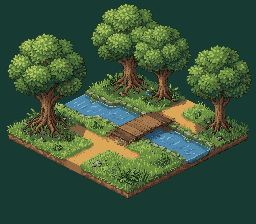
#> input picture examples/mossbend/art/scene-second.png, 256 x 224 px
$ python extract-layers.py
#> lines starting #> are read from the running program, lines starting #| are printed output that depends on the picture; after the words box and inside, x2 and y2 are one past the last pixel; in counts of white or black regions, pixels touching at a corner belong together
"""Extract measured original-image pixels. Polygons are manual authoring work.

No independent tree regeneration. Two additional instances intentionally reuse
these newly generated host-owned trees; record that the whole-image model omitted them.
"""
from pathlib import Path
from PIL import Image, ImageDraw, ImageChops, ImageFilter
import json
A=Path(__file__).parent/'art'
src=Image.open(A/'scene-second.png').convert('RGBA')
shapes={
 'west':{'root':[45,130],'points':[(8,60),(16,45),(25,41),(29,32),(44,29),(55,38),(69,39),(78,48),(85,66),(84,82),(73,97),(56,102),(54,117),(58,123),(66,130),(61,134),(49,132),(40,138),(31,135),(34,126),(38,115),(37,99),(23,94),(12,79)]},
 'north':{'root':[126,88],'points':[(92,30),(102,23),(99,17),(106,9),(116,6),(123,1),(136,7),(145,15),(151,19),(150,30),(145,37),(134,46),(132,61),(130,70),(135,78),(144,85),(139,90),(129,88),(124,94),(119,88),(110,92),(110,87),(119,74),(120,66),(116,61),(99,57),(91,47)]},
 'east':{'root':[162,104],'points':[(137,29),(145,23),(160,25),(169,32),(179,31),(186,42),(190,56),(187,72),(177,78),(169,79),(167,89),(173,99),(181,102),(176,107),(167,105),(160,110),(153,108),(146,110),(145,106),(154,93),(155,81),(144,76),(133,66),(130,52),(134,42)]},
 'far':{'root':[219,136],'points':[(188,76),(192,65),(202,60),(207,50),(220,44),(233,48),(242,57),(248,64),(252,81),(248,91),(236,101),(226,102),(225,117),(229,127),(238,136),(233,141),(223,138),(219,144),(212,140),(205,143),(203,138),(212,125),(214,109),(212,104),(195,97),(186,87)]},
}
union=Image.new('L',src.size)
#> union: PIL image 256x224 L; every value is 0
for name,item in shapes.items():
 mask=Image.new('L',src.size);ImageDraw.Draw(mask).polygon(item['points'],fill=255)
 # Exact flat exterior is not part of any tree. Do not erase similarly colored
 # dark internal foliage; only this source's corner-background RGB is removed.
 bg=src.getpixel((0,0))[:3]
 mask.putdata([0 if p[:3]==bg else a for p,a in zip(src.getdata(),mask.getdata())])
 union=ImageChops.lighter(union,mask)
 box=mask.getbbox();box=(box[0]-2,box[1]-2,box[2]+2,box[3]+2)
 cut=src.copy();cut.putalpha(mask);cut=cut.crop(box);cut.save(A/f'tree-source-{name}.png')
 item['box']=box;item['anchor']=[(item['root'][0]-box[0])/cut.width,(item['root'][1]-box[1])/cut.height]
 mask.save(A/f'tree-mask-{name}.png')
#> this loop made 4 passes
#> box on passes 1 to 4: (7, 31, 88, 141), (89, 1, 154, 97), (128, 22, 193, 113), (185, 44, 254, 147)
#> pass 1, `union=ImageChops.lighter(union,mask)`:
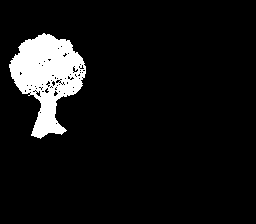
#> union: PIL image 256x224 L; 7.6% white; 1 white region, box (x1, y1, x2, y2) and area: (9, 33, 86, 139) 4378
#> pass 1, `cut = cut.crop(box)`:
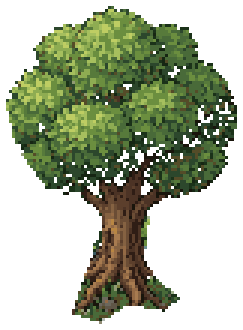
#> cut: PIL image 81x110 RGBA (shown 3 times larger); mean R, G, B, A 68.8, 92.1, 57.9, 125.3; transparent parts drawn white
#> pass 2, `cut = cut.crop(box)`:
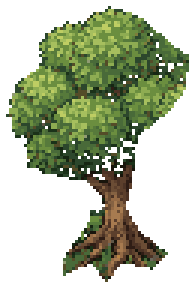
#> cut: PIL image 65x96 RGBA (shown 3 times larger); mean R, G, B, A 70.6, 95.1, 55.3, 117.3; transparent parts drawn white
#> after the loop:
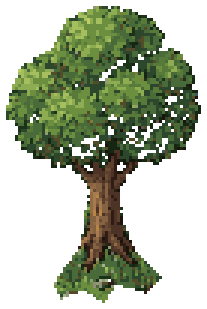
#> cut: PIL image 69x103 RGBA (shown 3 times larger); mean R, G, B, A 67.6, 90.5, 55.5, 116.2; transparent parts drawn white
#> after the loop:
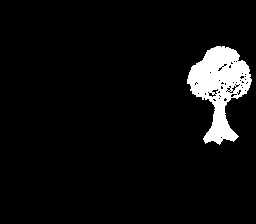
#> mask: PIL image 256x224 L; 5.6% white; 1 white region, box (x1, y1, x2, y2) and area: (187, 46, 252, 145) 3239
#> after the loop:
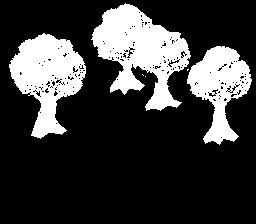
#> union: PIL image 256x224 L; 22.8% white; 6 white regions (3 under 20 px), largest, box (x1, y1, x2, y2) and area: (91, 3, 191, 111) 5461, (9, 33, 86, 139) 4378, (187, 46, 252, 145) 3239
union.save(A/'tree-union-mask.png')
(A/'layer-measurements.json').write_text(json.dumps(shapes,indent=2)+'\n',encoding='utf8')
board=Image.new('RGBA',(320,160),'#bb87a4')
for i,name in enumerate(shapes):board.alpha_composite(Image.open(A/f'tree-source-{name}.png'),(i*80,0))
board.resize((960,480),Image.Resampling.NEAREST).save(A/'extraction-inspection.png')
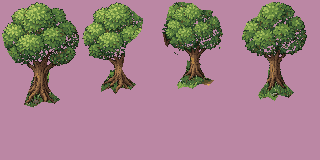
#> board: PIL image 320x160 RGBA; mean R, G, B, A 160.2, 126.7, 135.4, 255
print(json.dumps({'sourceTrees':len(shapes),'method':'four manually traced polygons, original pixels, no regeneration'}))
